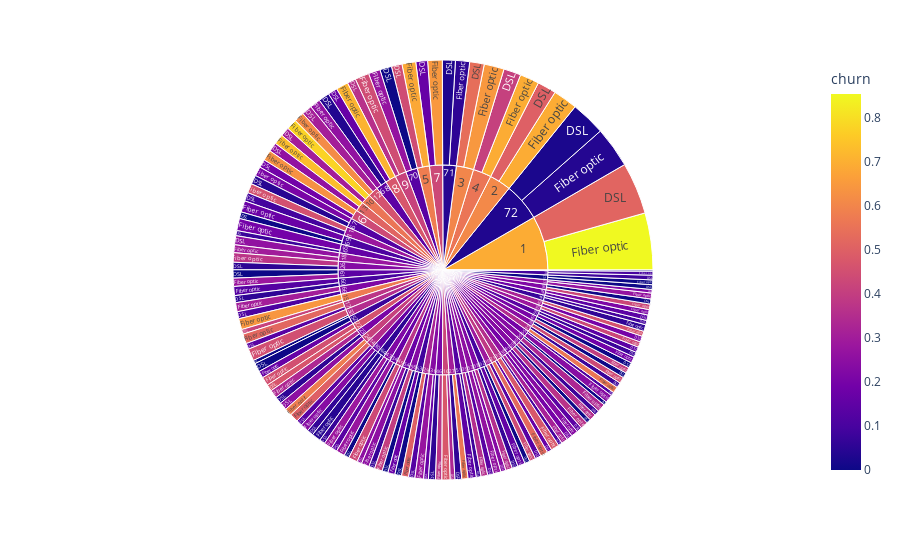

Notebook source saved alongside this figure:
### Code cell
px.sunburst(train, 
            color='churn',
            path=['tenure', 'internet_service_type'],
            maxdepth=4
           )

### Figure 1 — Plotly figure (JSON) as saved in the notebook; plotly's stock layout.template omitted (floating-point values rounded to 4 significant figures; data arrays with more than 128 entries replaced by an {"elided": "..."} marker saying what was removed)
{"data": [{"branchvalues": "total", "customdata": {"elided": "218x1 float values"}, "domain": {"x": [0, 1], "y": [0, 1]}, "hovertemplate": "labels=%{label}<br>count=%{value}<br>parent=%{parent}<br>id=%{id}<br>churn=%{color}<extra></extra>", "ids": {"elided": "218 str values"}, "labels": {"elided": "218 str values"}, "marker": {"coloraxis": "coloraxis", "colors": {"elided": "218 float values"}}, "maxdepth": 4, "name": "", "parents": {"elided": "218 str values"}, "type": "sunburst", "values": {"elided": "218 int values"}}], "layout": {"coloraxis": {"colorbar": {"title": {"text": "churn"}}, "colorscale": [[0, "#0d0887"], [0.1111, "#46039f"], [0.2222, "#7201a8"], [0.3333, "#9c179e"], [0.4444, "#bd3786"], [0.5556, "#d8576b"], [0.6667, "#ed7953"], [0.7778, "#fb9f3a"], [0.8889, "#fdca26"], [1, "#f0f921"]]}, "legend": {"tracegroupgap": 0}, "margin": {"t": 60}}}
